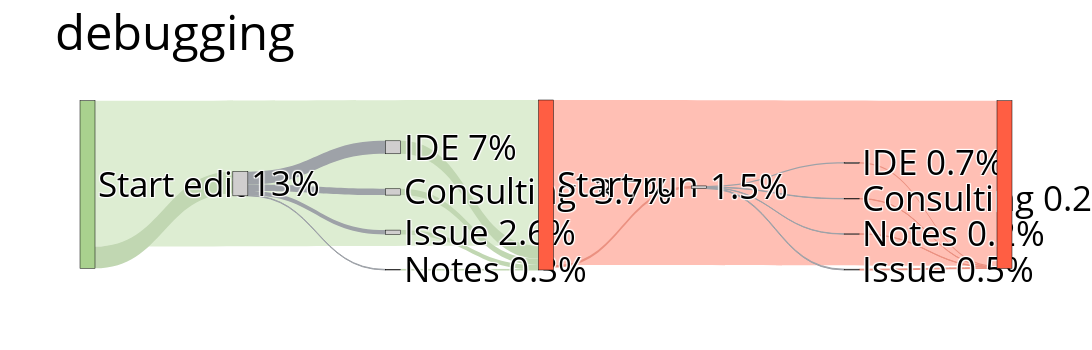

Source (notebook cell):
### Code cell
with open('cyclesFlowDebugging.json') as f:
  data = json.load(f)


fig = go.Figure(data=[go.Sankey(
    valueformat = ".0f",
    valuesuffix = "TWh",
    # Define nodes
    node = dict(
      pad=35,
      thickness = 15,
      line = dict(color = "black", width = 0.5),
      label =  data['data'][0]['node']['label'],
      color =  data['data'][0]['node']['color'],
      # x =[0,.2,.25,.25,.25,.25,1,1],
      # y =[.1,.39,.39,.47,.55,.63,1,1]
    ),
    # Add links
    link = dict(
      source =  data['data'][0]['link']['source'],
      target =  data['data'][0]['link']['target'],
      value =  data['data'][0]['link']['value'],
      label =  data['data'][0]['link']['label'],
      color =  data['data'][0]['link']['color']
))])

fig.update_layout(width=2750, height=350,font_size=35, title_text="debugging",  font_color="black")
fig.write_image("flowDebugging.pdf", engine="kaleido")
fig.show()

### Figure 1 — Plotly figure (JSON) as saved in the notebook; plotly's stock layout.template omitted (floating-point values rounded to 4 significant figures)
{"data": [{"link": {"color": ["rgb(221, 237, 210,0.1)", "rgb(193, 215, 178,01)", "rgb(158, 162, 168,0.2)", "rgb(158, 162, 168,0.2)", "rgb(158, 162, 168,0.2)", "rgb(158, 162, 168,0.2)", "rgb(193, 215, 178,01)", "rgb(193, 215, 178,01)", "rgb(193, 215, 178,01)", "rgb(193, 215, 178,01)", "rgb(255, 191, 180,0.1)", "rgb(235, 145, 129,0.1)", "rgb(158, 162, 168,0.2)", "rgb(158, 162, 168,0.2)", "rgb(158, 162, 168,0.2)", "rgb(158, 162, 168,0.2)", "rgb(235, 145, 129,0.1)", "rgb(235, 145, 129,0.1)", "rgb(235, 145, 129,0.1)", "rgb(235, 145, 129,0.1)"], "label": ["stream 1", "", "", "", "stream 1", "", "", "Hello world"], "source": [0, 0, 1, 1, 1, 1, 2, 3, 4, 5, 7, 7, 8, 8, 8, 8, 9, 10, 11, 12], "target": [7, 1, 2, 3, 4, 5, 7, 7, 7, 7, 13, 8, 9, 10, 11, 12, 13, 13, 13, 13], "value": [87, 13, 3.78, 7.74, 0.34, 2.58, 3.78, 7.74, 0.34, 2.58, 98.5, 1.5, 0.2, 0.7, 0.2, 0.5, 0.2, 0.7, 0.2, 0.5]}, "node": {"color": ["rgb(169, 209, 142, 0.8)", "rgb(208, 206, 206, 0.8)", "rgb(208, 206, 206, 0.8)", "rgb(208, 206, 206, 0.8)", "rgb(208, 206, 206, 0.8)", "rgb(208, 206, 206, 0.8)", "rgb(169, 209, 142, 0.8)", "rgb(255, 94, 67,0.8)", "rgb(208, 206, 206, 0.8)", "rgb(208, 206, 206, 0.8)", "rgb(208, 206, 206, 0.8)", "rgb(208, 206, 206, 0.8)", "rgb(208, 206, 206, 0.8)", "rgb(255, 94, 67,0.8)"], "label": ["Start edit", "13%", "Consulting  3.7%", "IDE 7%", "Notes 0.3%", "Issue 2.6%", "End edit", "Start run", "1.5%", "Consulting 0.2%", "IDE 0.7%", "Notes 0.2%", "Issue 0.5%"], "line": {"color": "black", "width": 0.5}, "pad": 35, "thickness": 15}, "type": "sankey", "valueformat": ".0f", "valuesuffix": "TWh"}], "layout": {"font": {"color": "black", "size": 35}, "height": 350, "title": {"text": "debugging"}, "width": 2750}}
